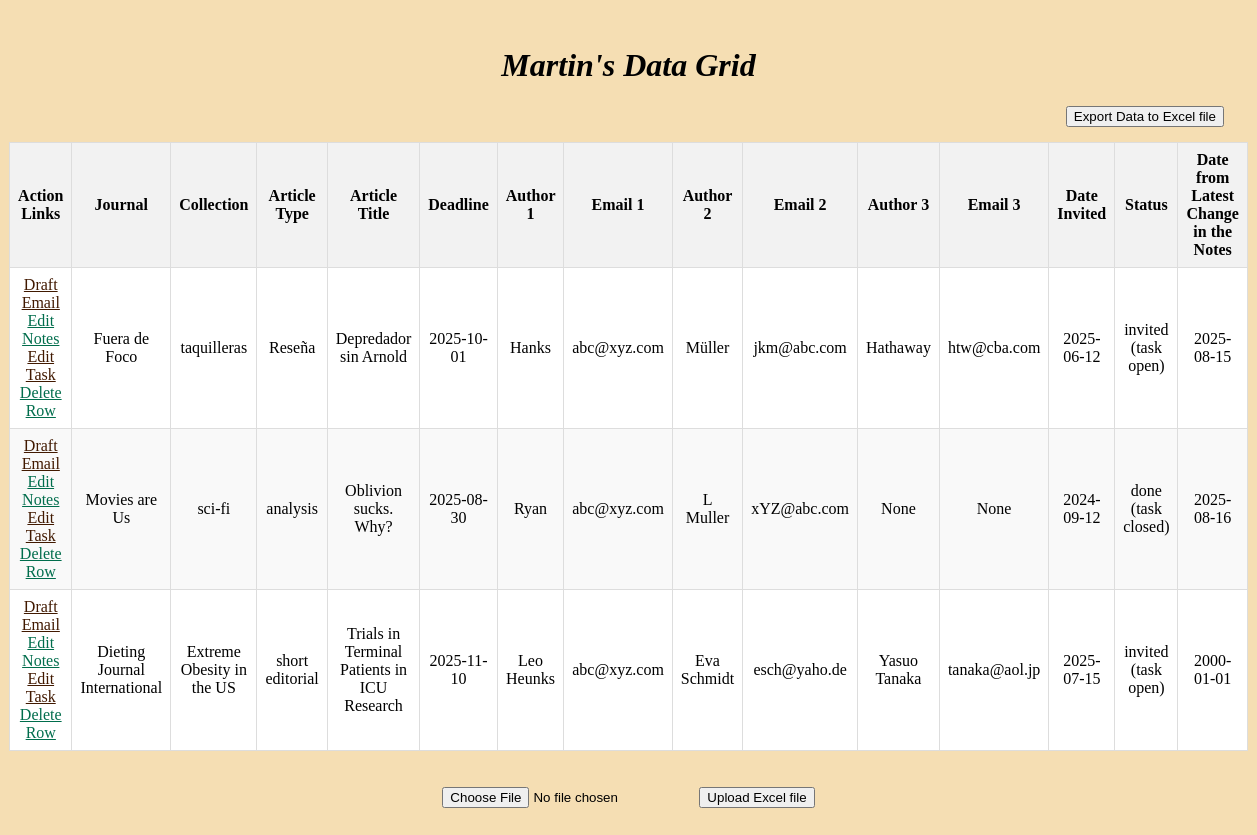
Before: / with the older database file.
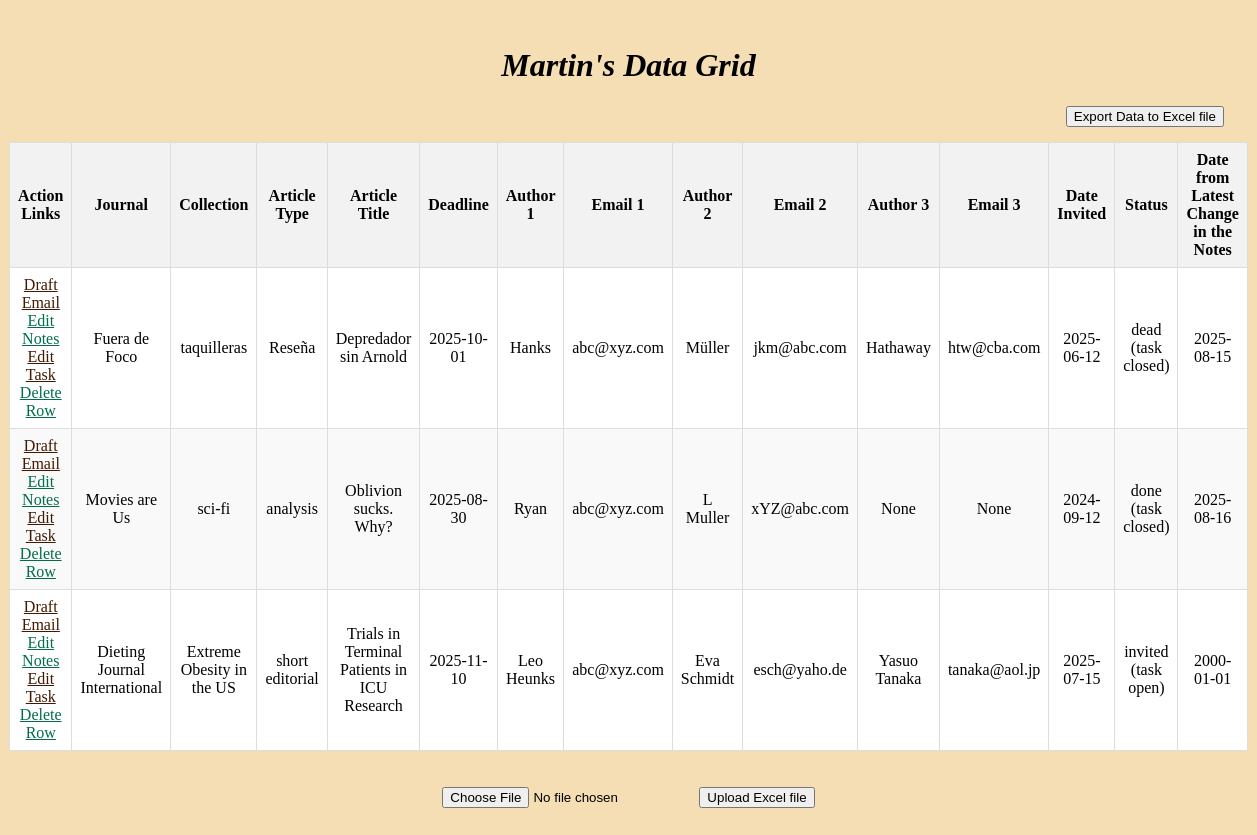
After: the same page with the newer database file.
### app.py (models this page shows, shortened)
class Task(db.Model):
    id = db.Column(db.Integer, primary_key=True)
    journal = db.Column(db.String(100), nullable=False)
    collection = db.Column(db.String(50))
    type = db.Column(db.String(50))
    title = db.Column(db.String(120))
    deadline = db.Column(db.Date)
    author1 = db.Column(db.String(30))
    email1 = db.Column(db.String(30))
    author2 = db.Column(db.String(30))
    email2 = db.Column(db.String(30))
    author3 = db.Column(db.String(30))
    email3 = db.Column(db.String(30))
    date_invited = db.Column(db.Date)
    status = db.Column(db.String(30))
    last_change_in_notes = db.Column(db.Date)
    notes = db.Column(db.String(500))

### app.py (the view)
@app.route('/', methods=['POST', 'GET'])  # type: ignore
def index():
    if request.method == 'POST':
        my_file = request.files.get('file')
        if not my_file or my_file.filename == '':
            return ('No file selected!', 400)
        if my_file.filename.endswith('.xlsx'):  # type: ignore
            import_excel_to_db(my_file)
            return redirect('/')
    else:
        tasks = Task.query.all()
        return render_template('index.html', tasks=tasks)

### templates/index.html (shortened to what this page needs)
{% extends 'base.html' %}
{% block body %}
<div class="content">
    <br>
    <h1><i>Martin's Data Grid</i></h1>
    {% if tasks | length < 1 %}
    <h3>The grid is not populated. Please add a csv file.</h3>
    {% else %}
    <a href="{{ url_for('export_excel') }}">
        <button class="right-button">Export Data to Excel file</button>
    </a>
    <br><br>
    <table>
        <thead>
            <tr>
                <th>Action Links</th>
                <th>Journal</th>
                <th>Collection</th>
                <th>Article Type</th>
                <th>Article Title</th>
                <th>Deadline</th>
                <th>Author 1</th>
                <th>Email 1</th>
                <th>Author 2</th>
                <th>Email 2</th>
                <th>Author 3</th>
                <th>Email 3</th>
                <th>Date Invited</th>
                <th>Status</th>
                <th>Date from Latest Change in the Notes</th>
            </tr>
        </thead>
        <tbody>
            {% for task in tasks %}
            <tr>
                <td>
                    <a class='two' href="{{ url_for('select_template', task_id=task.id) }}">Draft Email</a><br>
                    <a class='one' href="{{ url_for('edit_notes', id=task.id) }}">Edit Notes</a><br>
                    <a class='two' href="{{ url_for('edit_task', task_id=task.id) }}">Edit Task</a><br>
                    <a class='one' href="{{ url_for('confirm_delete', id=task.id) }}">Delete Row</a>
                </td>
                <td>{{task.journal}}</td>
                <td>{{task.collection}}</td>
                <td>{{task.type}}</td>
                <td>{{task.title}}</td>
                <td>{{task.deadline}}</td>
                <td>{{task.author1}}</td>
                <td>{{task.email1}}</td>
                <td>{{task.author2}}</td>
                <td>{{task.email2}}</td>
                <td>{{task.author3}}</td>
                <td>{{task.email3}}</td>
                <td>{{task.date_invited}}</td>
                <td>{{task.status}}</td>
                <td>{{task.last_change_in_notes}}</td>
            </tr>
            {% endfor %}
        </tbody>
    </table>
    {% endif %}
    <br><br>
        <form style="display: inline-block;" method="post" enctype="multipart/form-data">
            <input type="file" name="file" accept=".xlsx" required>
            <button type="submit">Upload Excel file</button>
        </form>
</div>
<br><br><br>
{% endblock %}

### templates/base.html (shortened to what this page needs)
<!DOCTYPE html>
<html lang="en">
<head>
    <link rel="stylesheet" href="{{url_for('static',filename='style.css')}}">
</head>
<body>
    {% block body %} {% endblock %}
</body>
</html>

### static/style.css (style rules this page uses)
body { background-color: wheat; }
.content { align-items: center; text-align: center; }
a.one:link { color: #006d4c; }
a.two:link { color: #411900; }
table { background-color: white; border-collapse: collapse; width: 98%; margin-left: auto; margin-right: auto; }
th, td { border: 1px solid #dddddd; text-align: center; padding: 8px; }
th { background-color: #f2f2f2; font-weight: bold; text-align: center; }
tr:nth-child(even) { background-color: #f9f9f9; }
.right-button { margin-right: 25px; float: right; }

Changed rows visible on the page:
changed Task "Fuera de Foco": status "invited (task open)" → "dead (task closed)"
